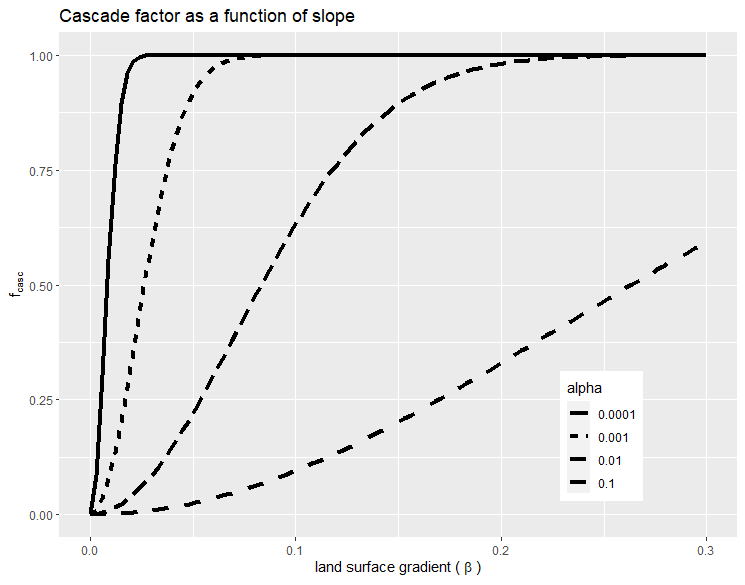

Generate this figure with R:


library(ggplot2)



fun.0 <- function(x) 1-exp(-x*x/.0001)
fun.1 <- function(x) 1-exp(-x*x/.001)
fun.2 <- function(x) 1-exp(-x*x/.01)
fun.3 <- function(x) 1-exp(-x*x/.1)

ggplot(data.frame(x = 0),aes(x=x)) + # dummy dataframe
  theme(legend.position = c(0.8, 0.2)) +
  stat_function(aes(linetype='0.0001'), fun = fun.0, linewidth=1.5) +
  stat_function(aes(linetype='0.001'), fun = fun.1, linewidth=1.5) +
  stat_function(aes(linetype='0.01'), fun = fun.2, linewidth=1.5) +
  stat_function(aes(linetype='0.1'), fun = fun.3, linewidth=1.5) +
  xlim(c(0,.3)) + 
  labs(title="Cascade factor as a function of slope", 
       linetype="alpha",
       x=expression("land surface gradient ("~beta~")"), 
       y=expression(f["casc"]))
